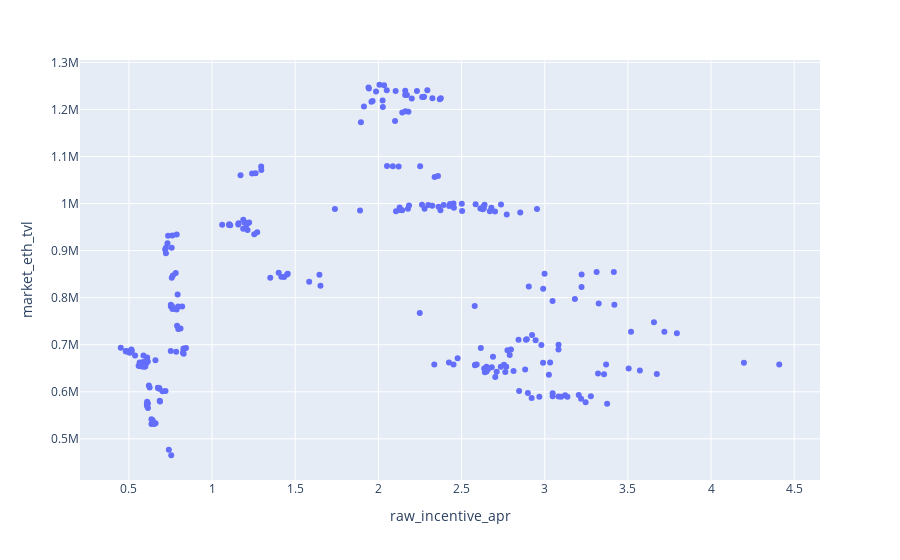

Source (notebook cell):
### Code cell
functions.market_tvl_vs_apr(stETH_ETH_apr_df)

### Figure 1 — Plotly figure (JSON) as saved in the notebook; plotly's stock layout.template omitted (floating-point values rounded to 4 significant figures; data arrays with more than 128 entries replaced by an {"elided": "..."} marker saying what was removed)
{"data": [{"hovertemplate": "raw_incentive_apr=%{x}<br>market_eth_tvl=%{y}<extra></extra>", "legendgroup": "", "marker": {"color": "#636efa", "symbol": "circle"}, "mode": "markers", "name": "", "orientation": "v", "showlegend": false, "type": "scatter", "x": {"elided": "536 float values"}, "xaxis": "x", "y": {"elided": "536 float values"}, "yaxis": "y"}], "layout": {"legend": {"tracegroupgap": 0}, "margin": {"t": 60}, "xaxis": {"anchor": "y", "domain": [0, 1], "title": {"text": "raw_incentive_apr"}}, "yaxis": {"anchor": "x", "domain": [0, 1], "title": {"text": "market_eth_tvl"}}}}
